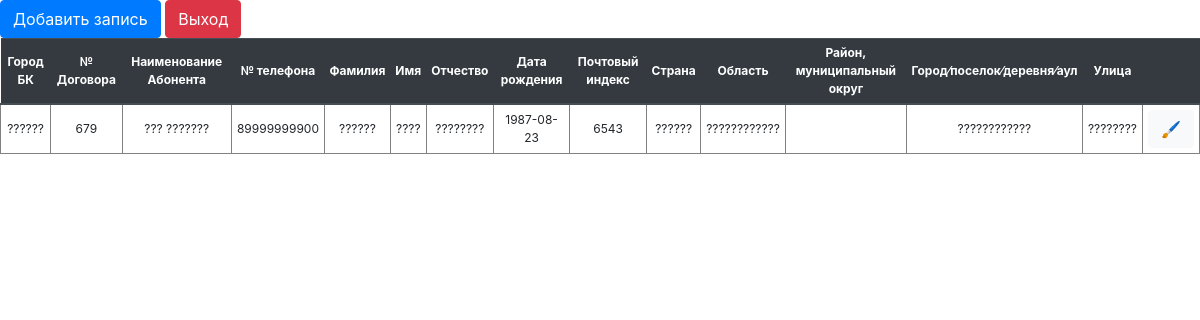
Screenshot of /src/views/customers.php (signed in) with the database file from the repository.
### tables this page shows
CREATE TABLE `customers` (
  `id` int(11) NOT NULL,
  `city_org` varchar(50) NOT NULL,
  `contract` int(11) NOT NULL,
  `name_org` varchar(150) NOT NULL,
  `phone_number` varchar(11) NOT NULL,
  `last_name` varchar(50) NOT NULL,
  `first_name` varchar(50) NOT NULL,
  `middle_name` varchar(50) NOT NULL,
  `date_of_birth` date NOT NULL,
  `postal_code` int(6) NOT NULL,
  `country` varchar(50) NOT NULL,
  `region` varchar(50) NOT NULL,
  `district` varchar(50) NOT NULL,
  `city` varchar(50) NOT NULL,
  `street` varchar(50) NOT NULL,
  `dtc` timestamp NOT NULL,
  `dtu` timestamp NOT NULL
);

### src/models/show_table.php (the view)
<?php
include "../config/db.php";
$sql = "SELECT * FROM `customers`";
$res = mysqli_query($connect, $sql);
?>
<table class="table">
    <thead class="thead-dark">
        <tr>
            <th scope="col">Город БК</th>
            <th scope="col">&#8470; Договора</th>
            <th scope="col">Наименование Абонента</th>
            <th scope="col">&#8470; телефона</th>
            <th scope="col">Фамилия</th>
            <th scope="col">Имя</th>
            <th scope="col">Отчество</th>
            <th scope="col">Дата рождения</th>
            <th scope="col">Почтовый индекс</th>
            <th scope="col">Страна</th>
            <th scope="col">Область</th>
            <th scope="col">Район, муниципальный округ</th>
            <th scope="col">Город&#8260;поселок&#8260;деревня&#8260;аул</th>
            <th scope="col">Улица</th>
            <th scope="col"></th>
        </tr>
    </thead>
    <tbody>
        <?php
            if (mysqli_num_rows($res) > 0) {
                while ($table = mysqli_fetch_assoc($res)) {
                    $id = $table['id'];
                    $city_org = $table['city_org'];
                    $contract = $table['contract'];
                    $name_org = $table['name_org'];
                    $phone_number = $table['phone_number'];
                    $last_name = $table['last_name'];
                    $first_name = $table['first_name'];
                    $middle_name = $table['middle_name'];
                    $date_of_birth = $table['date_of_birth'];
                    $postal_code = $table['postal_code'];
                    $country = $table['country'];
                    $region = $table['region'];
                    $district = $table['district'];
                    $city = $table['city'];
                    $street = $table['street'];
?>
        <tr>
            <td><?= $city_org ?></td>
            <td><?= $contract ?></td>
            <td><?= $name_org ?></td>
            <td><?= $phone_number ?></td>
            <td><?= $last_name ?></td>
            <td><?= $first_name ?></td>
            <td><?= $middle_name ?></td>
            <td><?= $date_of_birth ?></td>
            <td><?= $postal_code ?></td>
            <td><?= $country ?></td>
            <td><?= $region ?></td>
            <td><?= $district ?></td>
            <td><?= $city ?></td>
            <td><?= $street ?></td>
            <td><a class="btn btn-light" href="add_edit_customer.php?id=<?=$id?>">&#128396;</a></td>
        </tr>
        <?php
                } ?>
    </tbody>
</table>
<?php
            } else {?>
            <h4>Nothing</h4>
<?php }
        ?>

### src/views/customers.php (shortened to what this page needs)
<?php if ($_COOKIE['login']):?>
<!DOCTYPE html>
<html lang="en">
<head>
    <link rel="stylesheet" href="../../public/css/table.css">
    <link rel="stylesheet" href="https://stackpath.bootstrapcdn.com/bootstrap/4.5.0/css/bootstrap.min.css">
</head>
<body>
    <header>
        <?php if ($_COOKIE['login']):?>
            <a href="../views/add_edit_customer.php"><button type="button" class="btn btn-primary">Добавить запись</button></a>
            <a href="../engine/exit.php"><button type="button" class="btn btn-danger">Выход</button></a>
        <?php endif; ?>
    </header>
    <?php include "../models/show_table.php" ?>
</body>
</html>
<?php endif; ?>

### public/css/table.css (style rules this page uses)
.table { font-size: 12px !important; }
.table td, .table th { box-sizing: border-box !important; padding: 5px !important; vertical-align: middle !important; text-align: center !important; }
.table td { border: 1px solid grey !important; }

### rows the page displays
customers: city_org "??????", contract "679", name_org "??? ???????", phone_number "89999999900", last_name "??????", first_name "????", middle_name "????????", date_of_birth "1987-08-23", postal_code "6543", country "??????", region "????????????", city "????????????", street "????????"
